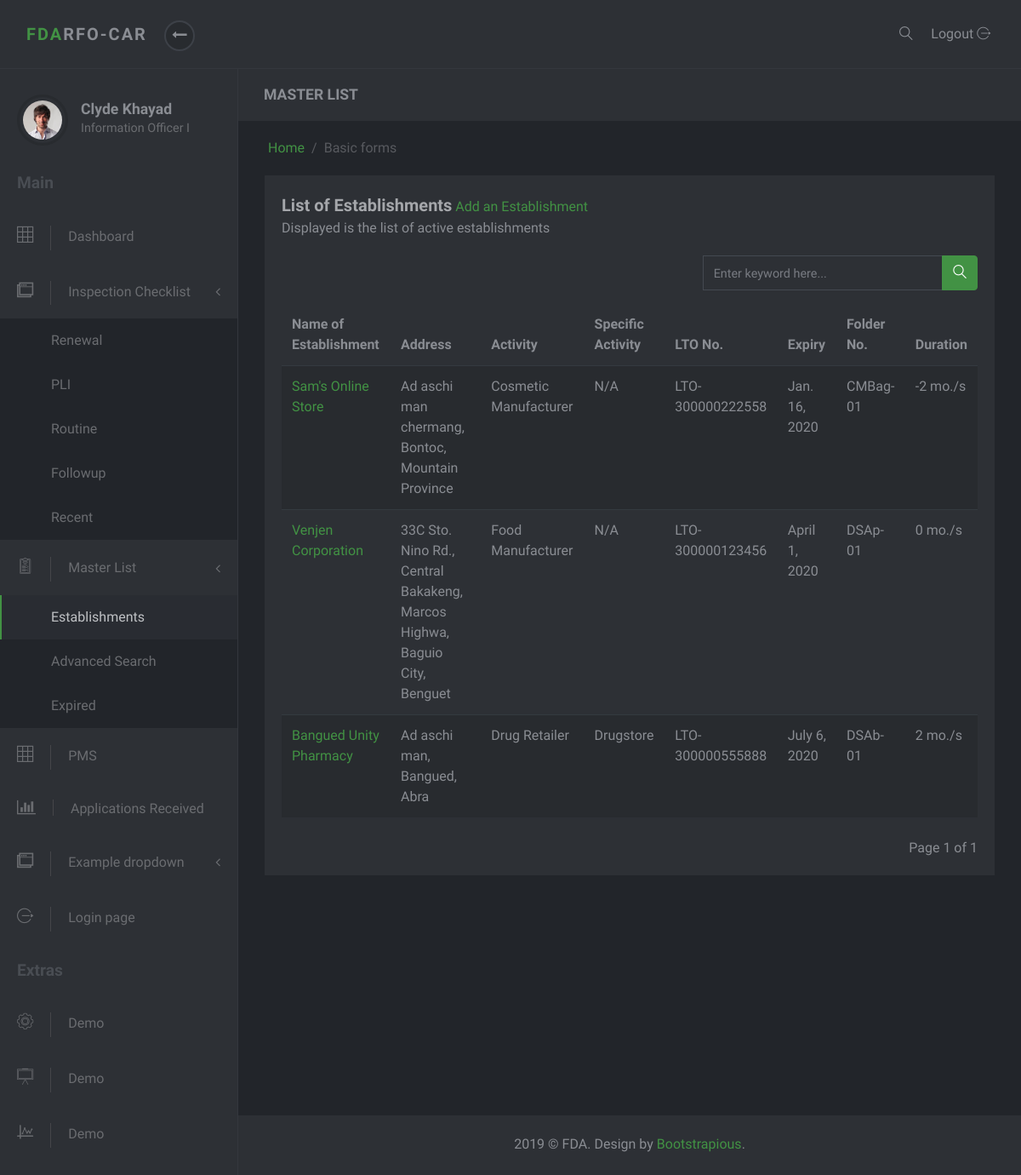
The app's page /masterlist/, older data.
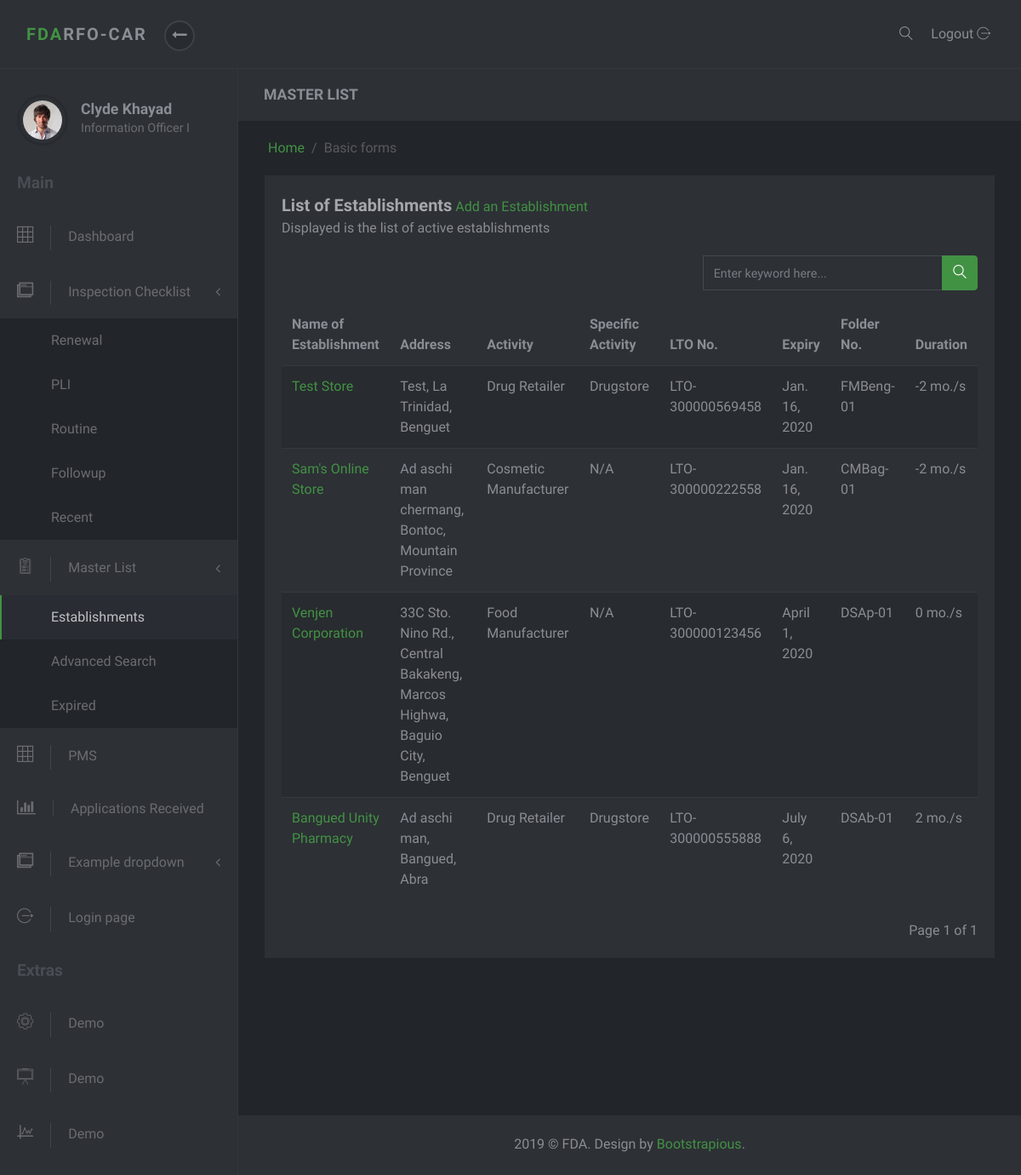
The same page, newer data.
### masterlist/models.py (models this page shows, shortened)
class Establishment(models.Model):
    date_modified = models.DateTimeField('date modified', default=timezone.now)
    application = models.CharField(max_length=1, choices=constants.APPLICATIONS)
    name = models.CharField(max_length=60)
    product_type = models.ForeignKey(ProductType, on_delete=models.SET_NULL, null=True)
    center = models.CharField(max_length=6, choices=constants.CENTERS)
    primary_activity = models.ForeignKey(PrimaryActivity, on_delete=models.CASCADE, null=True)
    specific_activity = models.ManyToManyField(SpecificActivity, verbose_name='Specific Activity/s')
    additional_activity = models.ForeignKey(AdditionalActivity, on_delete=models.SET_NULL, null=True)
    product_line = models.ForeignKey(ProductLine, on_delete=models.SET_NULL, null=True, blank=True)
    plant_address = models.OneToOneField(PlantAddress, on_delete=models.SET_NULL, null=True)
    office_address = models.OneToOneField(OfficeAddress, on_delete=models.SET_NULL, null=True)
    authorized_officer = models.OneToOneField(AuthorizedOfficer, on_delete=models.SET_NULL, null=True)
    remarks = models.CharField(max_length=100, null=True, blank=True, verbose_name='Product Remarks')
    status = models.CharField(max_length=8, choices=constants.EST_STATUS, null=True, default="Active")
    folder_id = models.CharField(max_length=10, null=True, verbose_name="Folder Number")
    renchecklist = mymanagers.RenewalChecklistManager()
    plichecklist = mymanagers.PLIChecklistManager()
    expiredlist = mymanagers.ExpiredListManager()
    routinelist = mymanagers.RoutineListManager()
    objects = models.Manager()
    def specific_activities(self):
        return ",\n".join(s.name for s in self.specific_activity.all())
    class Meta:
        ordering = ['-date_modified']

class Address(models.Model):
    address = models.CharField(max_length=250)
    region = models.ForeignKey(Region, on_delete=models.SET_NULL, null=True)
    province = models.ForeignKey(Province, on_delete=models.SET_NULL, null=True)
    municipality_or_city = models.ForeignKey(CityOrMunicipality, on_delete=models.SET_NULL, null=True)
    def full_address(self):
        return self.address + ', ' + self.municipality_or_city.name + ', ' + self.province.name

class CityOrMunicipality(models.Model):
    name = models.CharField(max_length=30)
    description = models.CharField(max_length=50, null=True, blank=True)
    province = models.ForeignKey(Province, on_delete=models.CASCADE)

class Province(models.Model):
    name = models.CharField(max_length=30)
    region = models.ForeignKey(Region, on_delete=models.SET_NULL, null=True)

class ProductType(models.Model):
    name = models.CharField(max_length=50)
    def __str__(self):
        return self.name

class PrimaryActivity(models.Model):
    name = models.CharField(max_length=150)
    def __str__(self):
        return self.name

class SpecificActivity(models.Model):
    name = models.CharField(max_length=150)

class Lto(models.Model):
    establishment = models.ForeignKey(Establishment, on_delete=models.CASCADE, null=True, related_name='ltos')
    issuance = models.DateTimeField(null=True, blank=True, verbose_name='Date Issued')
    lto_number = models.CharField(max_length=20)
    expiry = models.DateTimeField('expiry date')
    def get_duration(self):
        start_date = datetime.now().date()
        end_date = self.expiry.date()
        difference = relativedelta.relativedelta(end_date, start_date)
        month = difference.years * 12 + difference.months
        return month
    class Meta:
        ordering = ['-expiry']

### masterlist/views.py (the view, shortened to what this page needs)
# urls.py: path('', EstablishmentListView.as_view(), name='index'),
class EstablishmentListView(ListView):
    model = Establishment
    items_per_page = 10
    template_name = 'masterlist/index.html'
    context_object_name = 'test'
    def get_context_data(self, **kwargs):
        context = super().get_context_data(**kwargs)
        context['masterlist_active'] = "active"
        page = self.request.GET.get('page')
        paginator = mypaginator.MyPaginator(self.get_establishments(), self.items_per_page, page)
        establishments = paginator.get_paginated_result()
        context['paginated_result'] = establishments
        return context
    def get_establishments(self):
        establishments = Establishment.objects.all()
        query = self.request.GET.get('q', None)
        return establishments

### masterlist/mypaginator.py (called while the page is built)
    def get_paginated_result(self):
        paginated_result = ''
        paginator = Paginator(self.query_set, self.items_per_page)
        page = self.page
        try:
            paginated_result = paginator.page(page)
        except PageNotAnInteger:
            paginated_result = paginator.page(1)
        except EmptyPage:
            paginated_result = paginator.page(paginator.num_pages)
        return paginated_result

### masterlist/templates/masterlist/index.html (shortened to what this page needs)
{% extends 'masterlist/partial/base.html' %}
{% block subtitle %} MASTER LIST {% endblock %}
{% block content %}
<div class="row">
    <div class="col-lg-12">
        <div class="block">
            <div class="title">
                <strong>List of Establishments</strong>  <a href="{% url 'admin:masterlist_establishment_add' %}" target="_blank">Add an Establishment</a>
                <span class="d-block">Displayed is the list of active establishments</span>
            </div>
            <div class="row">
                <div class="col-md-7">
                </div>
                <div class="col-md-5">
                  <form action="" method='get'>
                    {% include 'masterlist/partial/search_input.html' %}
                  </form>
                </div>
            </div>
            <div class="block-body">
                <div class="table-responsive">
                    <table class="table table-striped table-hover">
                        <thead>
                        <tr>
                            <th>Name of Establishment</th>
                            <th>Address</th>
                            <th>Activity</th>
                            <th>Specific Activity</th>
                            <th>LTO No.</th>
                            <th>Expiry</th>
                            <th>Folder No.</th>
                            <th>Duration</th>
                        </tr>
                        </thead>
                        <tbody>
                        {% for est in paginated_result %}
                        <tr>
                            <td><a href="{% url 'masterlist:est-detail' est.id %}">{{est.name}}</a></td>
                            <td>{{est.plant_address.full_address}}</td>
                            <td>{{est.product_type}} {{est.primary_activity}}</td>
                            <td>{{est.specific_activities}}</td>
                            <td>{{est.ltos.first.lto_number}}</td>
                            <td>{{est.ltos.first.expiry.date}}</td>
                            <td>{{est.folder_id}}</td>
                            <td>{{est.ltos.first.get_duration}} mo./s</td>
                        </tr>
                        {% endfor %}
                        </tbody>
                    </table>
                </div>
                <br>
                {% include 'masterlist/partial/pagination.html' %}
            </div>
        </div>
    </div>
</div>
{% endblock %}

Row changes from the older to the newer data that the page shows:
added Establishment: name "Test Store", plant_address.full_address "Test, La Trinidad, Benguet", product_type "Drug", primary_activity "Retailer", specific_activities "Drugstore", ltos.first.lto_number "LTO-300000569458", ltos.first.expiry "Jan. 16, 2020", folder_id "FMBeng-01", ltos.first.get_duration "-2"
